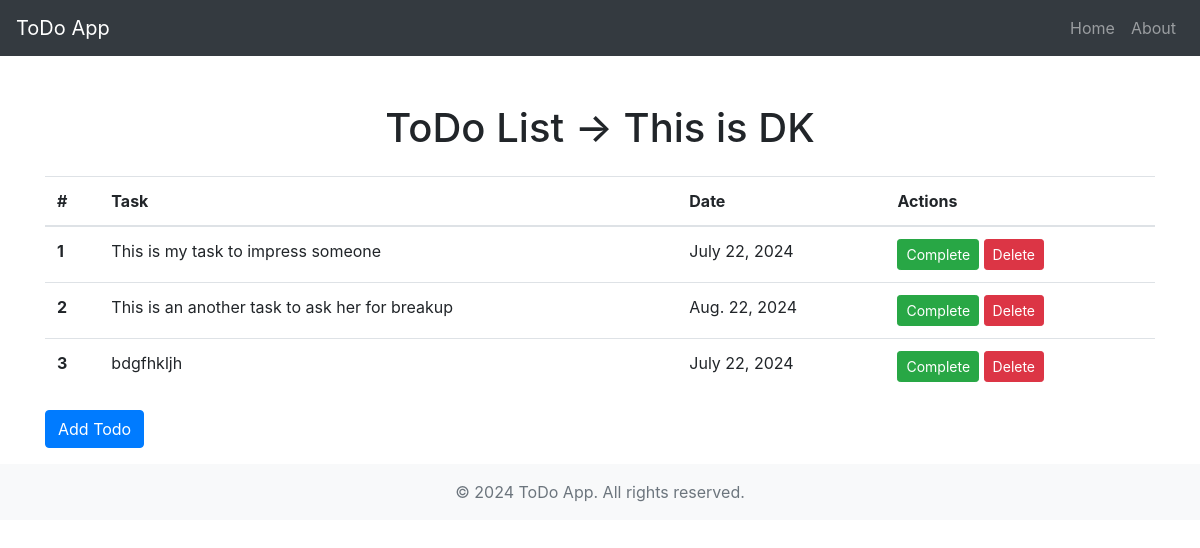
Page /todo/ on the earlier database version.
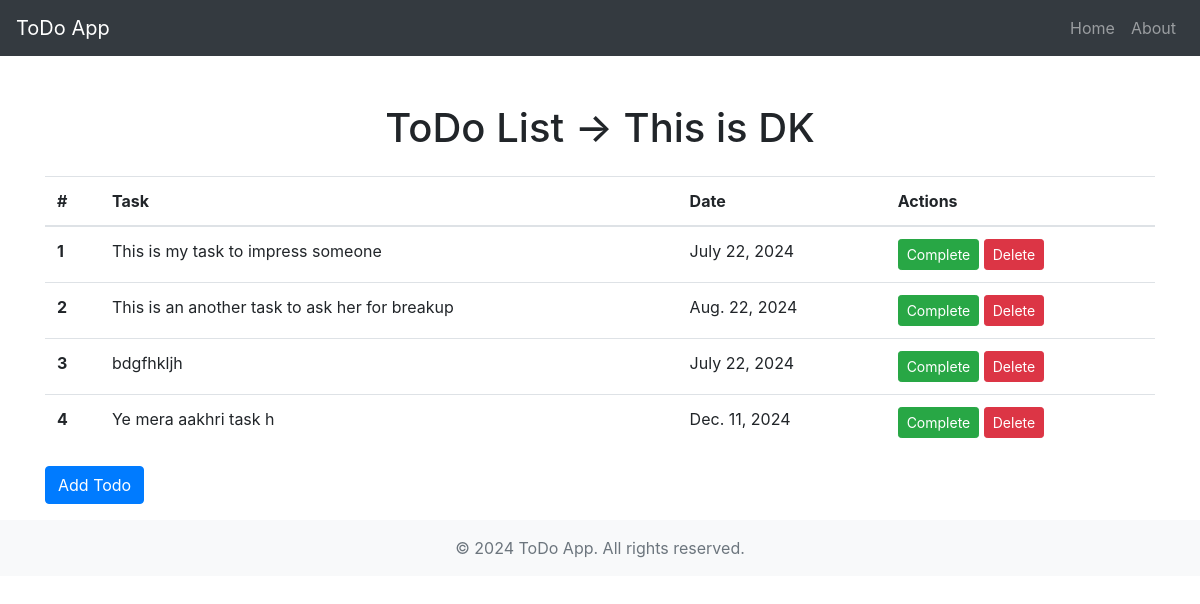
Same page on the later database version.
### myapp/models.py (models this page shows)
class Todo(models.Model):
    task = models.TextField()
    created_at = models.DateField()

### myapp/views.py (the view)
# urls.py: path("todo/", views.todo, name="todo"),
def todo(request):
    todos = Todo.objects.all()
    parameters = {
        "todos": todos,
        "name": "This is DK"
    }
    return render(request, "todo.html", parameters)

### templates/todo.html
{% extends 'base.html' %}
{% block body %}
<div class="container mt-5">
    <h1 class="text-center">ToDo List -> {{ name }}</h1>
    <div class="table-responsive">
        <table class="table table-hover mt-3">
            <thead>
                <tr>
                    <th scope="col">#</th>
                    <th scope="col">Task</th>
                    <th scope="col">Date</th>
                    <th scope="col">Actions</th>
                </tr>
            </thead>
            <tbody>
                {% for todo in todos %}
                <tr>
                    <th scope="row">{{ forloop.counter }}</th>
                    <td>{{ todo.task }}</td>
                    <td>{{ todo.created_at }}</td>
                    <td>
                        <button type="button" class="btn btn-success btn-sm">Complete</button>
                        <button type="button" class="btn btn-danger btn-sm">Delete</button>
                    </td>
                </tr>
                {% endfor %}
            </tbody>
        </table>
    </div>
    <a href="{% url 'add_todo' %}" class="btn btn-primary mb-3">Add Todo</a>
</div>
{% endblock %}

Differences in the rows shown:
added Todo: task "Ye mera aakhri task h", created_at "Dec. 11, 2024"
